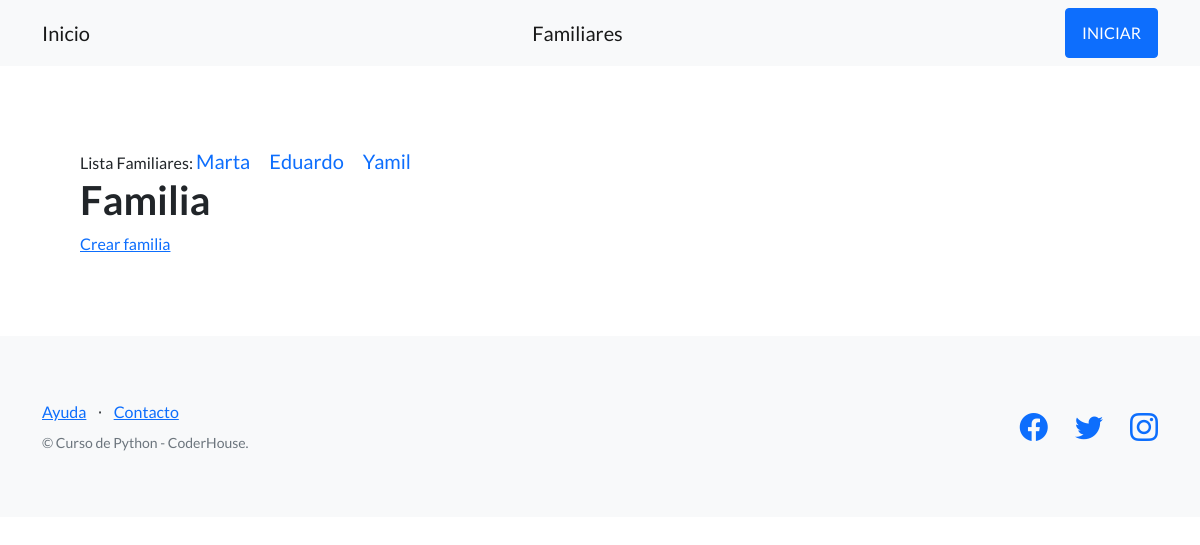
The page /familia/ on the database as committed earlier.
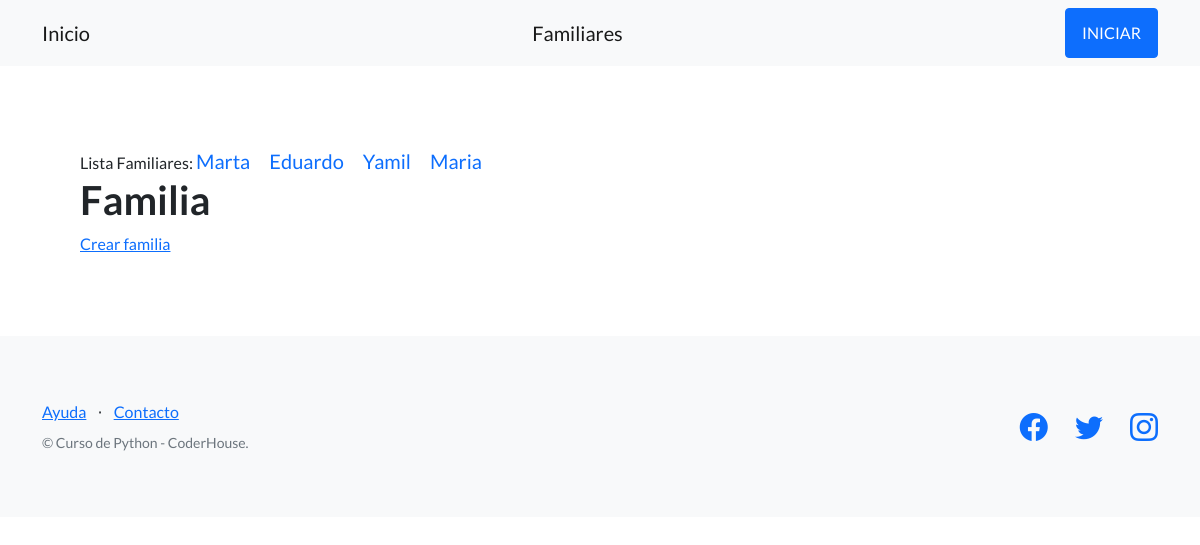
The same page on the database as committed later.
### Familia/models.py (models this page shows, shortened)
class Familiar(models.Model):
    nombre= models.CharField(max_length=128)
    fecha_nacimiento= models.DateField()
    altura=models.IntegerField()

### Familia/views.py (the view)
# urls.py: path('', listar_familia, name="familia"),
def listar_familia(request):
    queryset=Familiar.objects.all()
    diccionario={'familia':queryset}
    plantilla=loader.get_template('Familia/familia_list.html')
    documento_html=plantilla.render(diccionario)
    return HttpResponse(documento_html)

### Familia/templates/Familia/familia_list.html
{% extends "Familia/plantilla_base.html" %}
{% block contenido_base %}
Lista Familiares:
{% for persona in familia %}
<a class="navbar-brand" href="{%url 'familiares' persona.id %}">{{persona.nombre}}</a>
{%endfor%}
<h1>Familia</h1>
<a href="{% url 'familia_formulario' %}">Crear familia</a>
{% endblock contenido_base %}

Rows that differ between the two databases and show on the page:
added Familiar: nombre "Maria"
